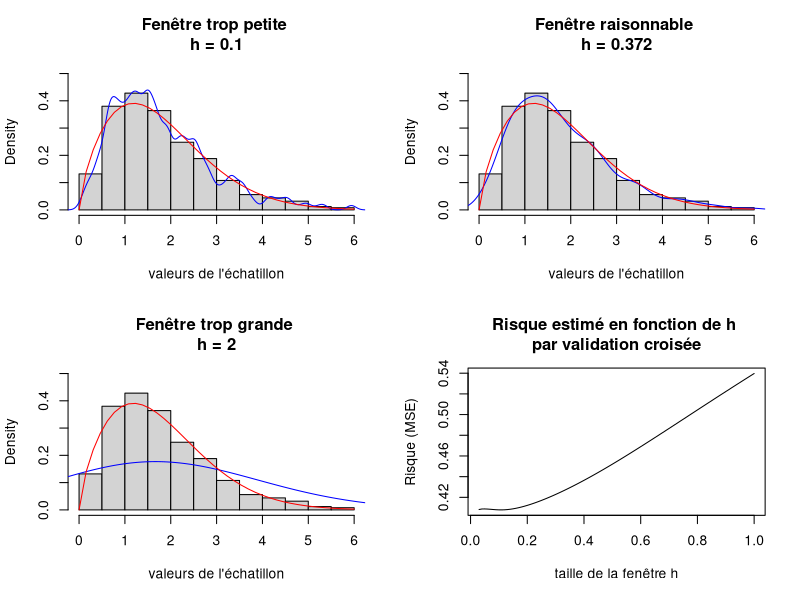

Write the R code that produced this figure.
## ---- chunk 1
# Fonction calculant le risque quadratique (MSE)
Risk<- function(sample, bandwith, kernel){
  
  X  <- sample
  n <- length(X)
  x <- seq.int(min(X), max(X), length.out = n)
  if (missing(kernel)) {kernel = "gaussian"}
  kern <- switch(kernel,
                 gaussian = function(u){return(dnorm(u))},
                 rectangular = function(u){
                   ifelse(abs(u) < 1, .5, 0) },
                 triangular = function(u) {
                   return(ifelse(abs(u) < 1, (1 - abs(u)), 0)) },
                 epanechnikov = function(u){
                   return(ifelse(abs(u) < 1, 3/4*(1 - u^2), 0)) },
                 biweight = function(u){ 
                   return(ifelse(abs(u) < 1, 15/16*(1 - u^2)^2, 0)) }) # noyau caractère en fonction
  
  hatf <- function(x, sample, h, kernel){
    n <- length(sample)
    som <- 0
    for (i in 1:n){
     som <- som + kern((sample[i]-x)/h) 
    }
    return(som/(n*h))
  } 
   
  s <- 0
  for (i in 1:n){ 
    s <- s + sum(kern( (X[i]-X[-i])/bandwith)) 
  }
  

  n2hat_f <- integrate(function(x) hatf(x, sample = X, h = bandwith, kernel = kern), min(X)-50, max(X)+50)$value ^2

  R <- n2hat_f - 2/(n*(n-1))* s /bandwith

  return(R)
}

## ---- chunk 2
par(mfrow=c(2,2))

seq <- seq(0,6, length.out = 40)
yweib <- dweibull(seq,1.7,2)
rand <-rweibull(500,1.7,2)

hist(rand, breaks = 12, freq = F, xlab = "valeurs de l'échatillon", ylim = c(0,0.5), main = "")
lines(density(rand, bw = 0.1), col ="blue")
lines(seq, yweib, col="red")
title("Fenêtre trop petite \nh = 0.1")

hist(rand, breaks = 12, freq = F, xlab = "valeurs de l'échatillon", ylim = c(0,0.5), main = "")
lines(density(rand), col ="blue")
lines(seq, yweib, col="red")
title("Fenêtre raisonnable \nh = 0.372")

hist(rand, breaks = 12, freq = F, xlab = "valeurs de l'échatillon", ylim = c(0,0.5), main = "")
lines(density(rand, bw = 2), col ="blue")
lines(seq, yweib, col="red")
title("Fenêtre trop grande \nh = 2")

x <- seq(0.03, 1, by = 0.01)
risvec <- NULL
j=1
for (i in x){risvec[j]=Risk(rand,i); j=j+1}
plot(x, risvec, type = "l", xlab = "taille de la fenêtre h",
     ylab = "Risque (MSE)", main= "")
title("Risque estimé en fonction de h \npar validation croisée")
